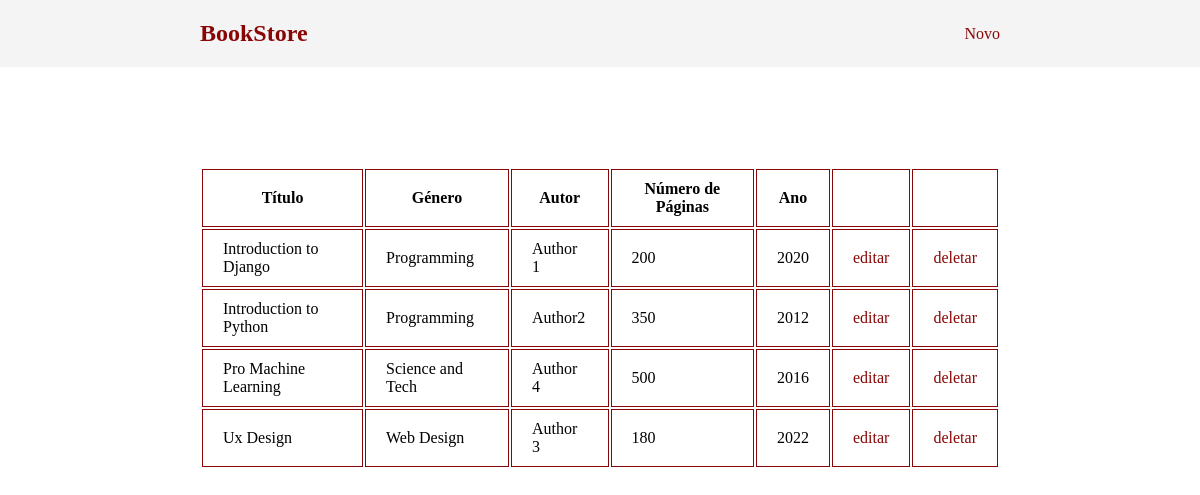
The page / on the database its author committed.
### crudapp/models.py (models this page shows, shortened)
class Book(models.Model):
    title = models.CharField(max_length=100)
    genre = models.CharField(max_length=50)
    page_number = models.IntegerField()
    author = models.CharField(max_length=125)
    year = models.IntegerField()
    class Meta:
        ordering = ['title']

### crudapp/views.py (the view)
# urls.py: path('', book_list_view, name='book-list'),
def book_list_view(request):
    books = Book.objects.all()
    template = 'crudapp/book-list.html'
    return render(request, template, {'books': books})

### crudapp/templates/crudapp/book-list.html
{% extends 'crudapp/base.html' %}
{% block content %}
<table>
    <tr>
        <th>Título</th>
        <th>Género</th>
        <th>Autor</th>
        <th>Número de Páginas</th>
        <th>Ano</th>
        <th></th>
        <th></th>
    </tr>
    {% for book in books %}
    <tr>
        <td>{{book.title}}</td>
        <td>{{book.genre}}</td>
        <td>{{book.author}}</td>
        <td>{{book.page_number}}</td>
        <td>{{book.year}}</td>
        <td><a href="{% url 'book-update' book.id %}">editar</a></td>
        <td><a href="{% url 'book-delete' book.id %}">deletar</a></td>
    </tr>
    {% endfor %}
</table>
{% endblock %}

### crudapp/templates/crudapp/base.html (shortened to what this page needs)
{% load static %}
<!DOCTYPE html>
<html lang="en">
<head>
    <link rel="stylesheet" href="{% static 'css/style.css' %}">
</head>
<body>
    <nav>
        <h1><a href="{% url 'book-list' %}">BookStore</a></h1>
        <ul class="menu">
            <li><a href="{% url 'book-add' %}">Novo</a></li>
        </ul>
    </nav>
    <div class="container">
        {% block content %}
        {% endblock %}
    </div>
</body>
</html>

### static/css/style.css (style rules this page uses)
* { box-sizing: border-box; margin: 0; padding: 0; }
a { text-decoration: none; color: #890606; }
.container { padding: 100px 200px; display: flex; flex-direction: column; align-items: center; }
nav { display: flex; flex-direction: row; justify-content: space-between; align-items: center; padding: 20px 200px; background: #f4f4f4; color: #890606; }
.menu { display: flex; flex-direction: row; gap: 60px; list-style: none; }
td, th { border: 1px solid #890606; padding: 10px 20px; }

### rows shown on the page
Book: title "Introduction to Django", genre "Programming", author "Author 1", page_number "200", year "2020"
Book: title "Introduction to Python", genre "Programming", author "Author2", page_number "350", year "2012"
Book: title "Pro Machine Learning", genre "Science and Tech", author "Author 4", page_number "500", year "2016"
Book: title "Ux Design", genre "Web Design", author "Author 3", page_number "180", year "2022"
